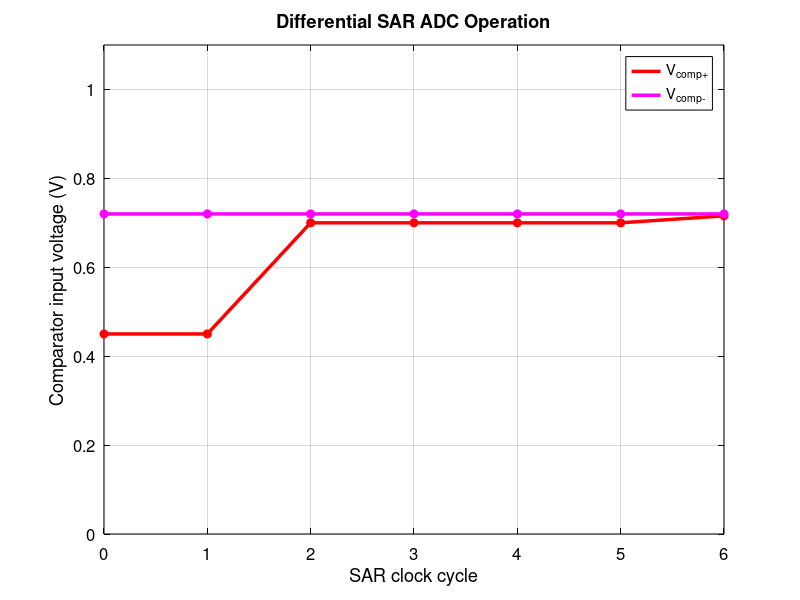

This chart was generated by the following MATLAB code: (Note: this script raises an error after producing the figure.)

clear;
clc;
close all;

%% Parameters
N_bits = 6;
Vref = 1;
Vcm = Vref/2;

% Differential input voltages
Vin_plus  = 0.45;
Vin_minus = 0.72;

%% Determine which input is lower
if Vin_plus < Vin_minus
    active_DAC = "DAC+";
    Vlow = Vin_plus;
    Vhigh = Vin_minus;
    active_plus = true;
else
    active_DAC = "DAC-";
    Vlow = Vin_minus;
    Vhigh = Vin_plus;
    active_plus = false;
end

%% SAR conversion
% Only the DAC connected to the lower input is active
DAC_correction = zeros(1,N_bits+1);

current_code = 0;

for k = 1:N_bits

    % Binary-weighted trial correction
    trial_code = current_code + 2^(N_bits-k);

    trial_correction = trial_code/(2^N_bits)*Vref;

    % Compare the raised lower input with the higher input
    if Vlow + trial_correction <= Vhigh
        current_code = trial_code;
    end

    DAC_correction(k+1) = ...
        current_code/(2^N_bits)*Vref;
end

%% Generate comparator input waveforms
time = 0:N_bits;

% Higher input remains constant
Vhigh_plot = Vhigh*ones(size(time));

% Lower input is raised by the active DAC
Vlow_plot = Vlow + DAC_correction;

% Assign to differential inputs
if active_plus
    Vcomp_plus = Vlow_plot;
    Vcomp_minus = Vhigh_plot;
else
    Vcomp_plus = Vhigh_plot;
    Vcomp_minus = Vlow_plot;
end

%% Plot
figure('Color','w','Position',[100 100 1000 550]);
hold on;

plot(time,Vcomp_plus,'r','LineWidth',2.5);
plot(time,Vcomp_minus,'m','LineWidth',2.5);

plot(time,Vcomp_plus,'ro','MarkerFaceColor','r');
plot(time,Vcomp_minus,'mo','MarkerFaceColor','m');

grid on;
box on;

xlabel('SAR clock cycle');
ylabel('Comparator input voltage (V)');
title('Differential SAR ADC Operation','Color','k');

lgd = legend('V_{comp+}','V_{comp-}', ...
    'Location','best');

set(lgd,'Color','w', ...
        'TextColor','k', ...
        'EdgeColor','k');

set(gca,'Color','w', ...
        'XColor','k', ...
        'YColor','k', ...
        'FontSize',12);

xlim([0 N_bits]);
ylim([0 Vref*1.1]);
xticks(0:N_bits);

%% Results
fprintf('Active DAC: %s\n',active_DAC);
fprintf('Inactive DAC: %s\n', ...
    string(~active_plus) .* "DAC+" + ...
    string(active_plus) .* "DAC-");
fprintf('Initial differential voltage: %.4f V\n', ...
    abs(Vin_plus-Vin_minus));
fprintf('Final differential voltage: %.4f V\n', ...
    abs(Vcomp_plus(end)-Vcomp_minus(end)));
fprintf('Final DAC correction: %.4f V\n', ...
    DAC_correction(end));
